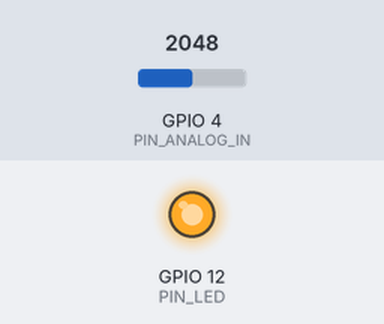
A sketch run on a simulated ESP32. Parts: output pins drawn as LEDs (lit = HIGH). The test bench sets the inputs (shaded band); at power-on: GPIO 4 (PIN_ANALOG_IN) = 2048.

Above: at 1.2 s.
1.3 s: GPIO 4 (PIN_ANALOG_IN) set to 1228
At 2.5 s:
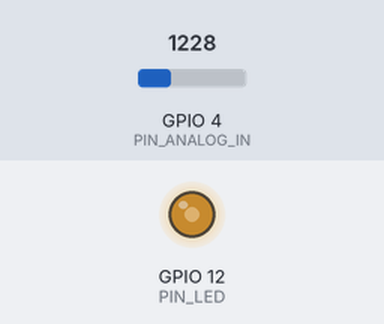
2.8 s: GPIO 4 (PIN_ANALOG_IN) set to 2047
At 3.8 s:
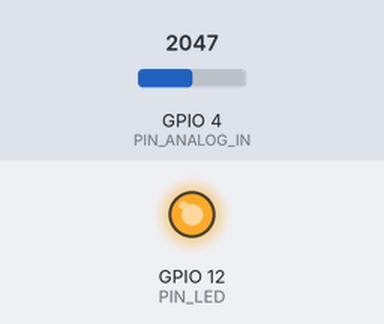
4.3 s: GPIO 4 (PIN_ANALOG_IN) set to 332
At 5.0 s:
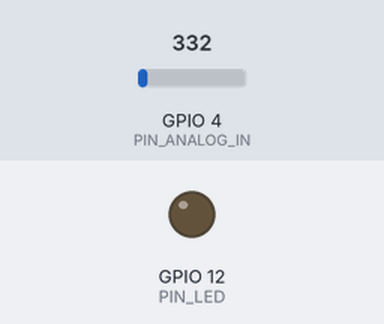
5.8 s: GPIO 4 (PIN_ANALOG_IN) set to 2088
At 7.0 s:
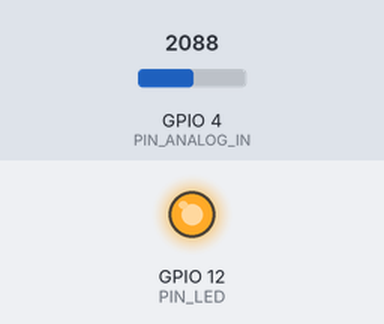
7.3 s: GPIO 4 (PIN_ANALOG_IN) set to 0
At 8.2 s:
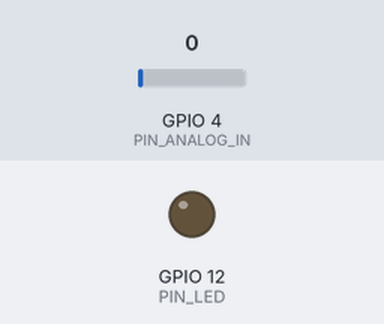
Timing chart, 0 to 9.8 s (numbered marks = the images above; inputs shaded):
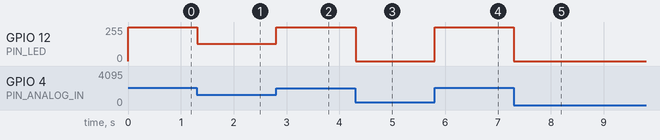

The sketch:

Sketch_11.1_NightLamp.ino
```cpp
/**********************************************************************
  Filename    : NightLamp
  Description : Controlling the brightness of LED by photoresistor.
  Auther      : www.freenove.com
  Modification: 2024/06/18
**********************************************************************/
#define PIN_ANALOG_IN   4
#define PIN_LED         12
#define CHAN            0
#define LIGHT_MIN       372
#define LIGHT_MAX       2048
void setup() {
  ledcAttachChannel(PIN_LED, 1000, 12, CHAN);
}

void loop() {
  int adcVal = analogRead(PIN_ANALOG_IN); //read adc
  int pwmVal = map(constrain(adcVal, LIGHT_MIN, LIGHT_MAX), LIGHT_MIN, LIGHT_MAX, 0, 4095);  // adcVal re-map to pwmVal
  ledcWrite(PIN_LED, pwmVal);    // set the pulse width.
  delay(10);
}
```

Measured:
- after the input at 1.3 s, GPIO 12 (PIN_LED): 255/255 → 130/255 at once
- after the input at 2.8 s, GPIO 12 (PIN_LED): 130/255 → 255/255 at once
- after the input at 4.3 s, GPIO 12 (PIN_LED): 255/255 → 0/255 at once
- after the input at 5.8 s, GPIO 12 (PIN_LED): 0/255 → 255/255 at once
- after the input at 7.3 s, GPIO 12 (PIN_LED): 255/255 → 0/255 at once
